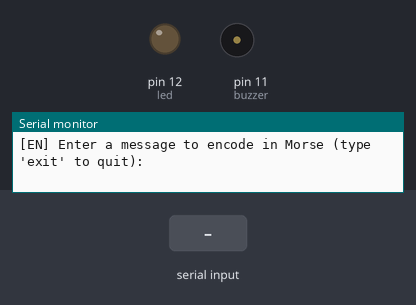
Simulated run of this sketch. Board: Arduino Uno, built with avr-gcc and run on an emulated ATmega328P. Shown: output pins drawn as LEDs (lit = HIGH), buzzer (waves = sounding), the last lines printed to the serial monitor. The inputs (shaded band) are chosen by the test bench.

Above: at 1.2 s.
1.3 s: "a\n" received over Serial
At 1.56 s:
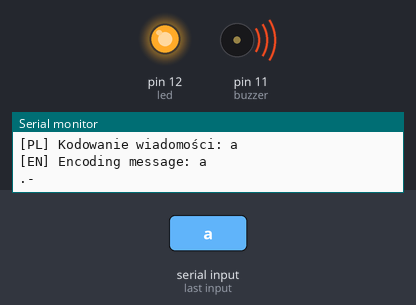
3.1 s: "zamknij\n" received over Serial
Timing chart, 0 to 6.1 s (numbered marks = the images above; inputs shaded):
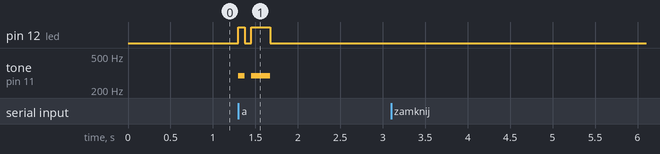

Measured:
- after the input at 1.3 s, pin 12 (led): LOW → HIGH at once, → LOW 0.08 s later, → HIGH 0.08 s later, → LOW 0.23 s later; tone on pin 11 (buzzer): silent → 294 Hz at once, → silent 0.08 s later, → 294 Hz 0.08 s later, → silent 0.23 s later

The sketch:

morse_coder.ino
```cpp
//------------------------
//  Morse Coder
//  Guty PmXa. 16-ago-2021
//  updated for CLI with bilingual messages by krzsztfwtk 2024-12-02
//------------------------

#include "dictionary.h"

const int led = 12;
const int unit = 75;
const int buzzer = 11;
const int freq = 294;

String message;

void setup() {
    pinMode(led, OUTPUT);
    Serial.begin(115200);
    Serial.println("[PL] Wprowadź wiadomość do zakodowania w Morse'a (wpisz 'zamknij', aby zakończyć):");
    Serial.println("[EN] Enter a message to encode in Morse (type 'exit' to quit):");
}

void loop() {
    if (Serial.available() > 0) {
        // Odczytaj wiadomość ze strumienia
        message = Serial.readStringUntil('\n');
        message.trim(); // Usuń zbędne spacje i nowe linie
        message.toLowerCase(); // Zamień na małe litery

        // Sprawdź, czy użytkownik wpisał "zamknij"
        if (message.equals("zamknij") || message.equals("exit")) {
            Serial.println("[PL] Program zakończony.");
            Serial.println("[EN] Program terminated.");
            while (true); // Zatrzymaj działanie programu
        }

        // Przetłumacz wiadomość na kod Morse'a
        Serial.println("[PL] Kodowanie wiadomości: " + message);
        Serial.println("[EN] Encoding message: " + message);
        for (int i = 0; i < message.length(); i++) {
            char currentChar = message[i];
            if (currentChar == ' ') {
                word_space(); // Przestrzeń między słowami
            } else {
                translate_toMorse(currentChar);
                letter_space(); // Przestrzeń między literami
            }
        }

        Serial.println("[PL] Wprowadź kolejną wiadomość:");
        Serial.println("[EN] Enter another message:");
    }
}
```

dictionary.h
```cpp
//---------------------
//Morse code dictionary
//---------------------

#include "helper_functions.h"

void translate_toMorse(char letter){
  switch (letter){
    case 'a':
      dot(); dash();
      break;

    case 'b':
      dash(); dot(); dot(); dot();
      break;

    case 'c':
      dash(); dot(); dash(); dot();
      break;

    case 'd':
      dash(); dot(); dot();
      break;

    case 'e':
      dot();
      break;

    case 'f':
      dot(); dot(); dash(); dot();
      break;

    case 'g':
      dash(); dash(); dot();
      break;

    case 'h':
      dot(); dot(); dot(); dot();
      break;

    case 'i':
      dot(); dot();
      break;

    case 'j':
      dot(); dash(); dash(); dash();
      break;

    case 'k':
      dash(); dot(); dash();
      break;

    case 'l':
      dot(); dash(); dot(); dot();
      break;

    case 'm':
      dash(); dash();
      break;

    case 'n':
      dash(); dot();
      break;

    case 'o':
      dash(); dash(); dash();
      break;

    case 'p':
      dot(); dash(); dash(); dot();
      break;

    case 'q':
      dash(); dash(); dot(); dash();
      break;

    case 'r':
      dot(); dash(); dot();
      break;

    case 's':
      dot(); dot(); dot();
      break;

    case 't':
      dash();
      break;

    case 'u':
      dot(); dot(); dash();
      break;

    case 'v':
      dot(); dot(); dot(); dash();
      break;

    case 'w':
      dot(); dash(); dash();
      break;

    case 'x':
      dash(); dot(); dot(); dash();
      break;

    case 'y':
      dash(); dot(); dash(); dash();
      break;

    case 'z':
      dash(); dash(); dot(); dot();
      break;

    default:
      word_space();
      break;
  }
}
```

helper_functions.h
```cpp
//---------------
//Functions used:
//---------------

extern const int led;
extern const int unit;
extern const int buzzer;
extern const int freq;

void dot(){
    Serial.print('.');
    digitalWrite(led,HIGH);
    tone(buzzer,freq);
    delay(unit);
    digitalWrite(led,LOW);
    noTone(buzzer);
    delay(unit);
}

void dash(){
    Serial.print('-');
    digitalWrite(led,HIGH);
    tone(buzzer,freq);
    delay(3*unit);
    digitalWrite(led,LOW);
    noTone(buzzer);
    delay(unit);
}

void letter_space(){
    delay(2*unit);
    Serial.print(' ');
}

void word_space(){
    delay(4*unit);
    Serial.println();
}
```
